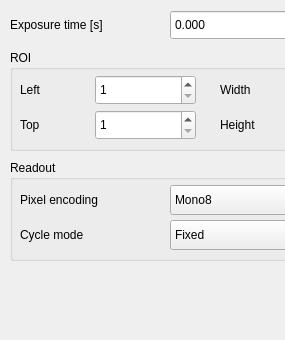
             <widget class="QWidget" name="ODTcameraBox">
              <property name="geometry">
               <rect>
                <x>0</x>
                <y>0</y>
                <width>285</width>
                <height>340</height>
               </rect>
              </property>
              <property name="minimumSize">
               <size>
                <width>0</width>
                <height>340</height>
               </size>
              </property>
              <widget class="QLabel" name="exposureTimeODT_Label">
               <property name="geometry">
                <rect>
                 <x>10</x>
                 <y>10</y>
                 <width>151</width>
                 <height>30</height>
                </rect>
               </property>
               <property name="text">
                <string>Exposure time [s]</string>
               </property>
              </widget>
              <widget class="QGroupBox" name="binningROIBoxODT">
               <property name="geometry">
                <rect>
                 <x>10</x>
                 <y>50</y>
                 <width>401</width>
                 <height>101</height>
                </rect>
               </property>
               <property name="sizePolicy">
                <sizepolicy hsizetype="Preferred" vsizetype="Preferred">
                 <horstretch>0</horstretch>
                 <verstretch>0</verstretch>
                </sizepolicy>
               </property>
               <property name="title">
                <string>ROI</string>
               </property>
               <widget class="QLabel" name="ROILeftODTLabel">
                <property name="geometry">
                 <rect>
                  <x>10</x>
                  <y>25</y>
                  <width>61</width>
                  <height>30</height>
                 </rect>
                </property>
                <property name="text">
                 <string>Left</string>
                </property>
               </widget>
               <widget class="QLabel" name="ROITopODTLabel">
                <property name="geometry">
                 <rect>
                  <x>10</x>
                  <y>60</y>
                  <width>61</width>
                  <height>30</height>
                 </rect>
                </property>
                <property name="text">
                 <string>Top</string>
                </property>
               </widget>
               <widget class="QLabel" name="ROIWidthODTLabel">
                <property name="geometry">
                 <rect>
                  <x>210</x>
                  <y>25</y>
                  <width>61</width>
                  <height>30</height>
                 </rect>
                </property>
                <property name="text">
                 <string>Width</string>
                </property>
               </widget>
               <widget class="QLabel" name="ROIHeightODTLabel">
                <property name="geometry">
                 <rect>
                  <x>210</x>
                  <y>60</y>
                  <width>61</width>
                  <height>30</height>
                 </rect>
                </property>
                <property name="text">
                 <string>Height</string>
                </property>
               </widget>
               <widget class="QSpinBox" name="ROILeftODT">
                <property name="geometry">
                 <rect>
                  <x>85</x>
                  <y>25</y>
                  <width>101</width>
                  <height>30</height>
                 </rect>
                </property>
                <property name="minimum">
                 <number>1</number>
                </property>
                <property name="maximum">
                 <number>2048</number>
                </property>
                <property name="value">
                 <number>1</number>
                </property>
               </widget>
               <widget class="QSpinBox" name="ROITopODT">
                <property name="geometry">
                 <rect>
                  <x>85</x>
                  <y>60</y>
                  <width>101</width>
                  <height>30</height>
                 </rect>
                </property>
                <property name="minimum">
                 <number>1</number>
                </property>
                <property name="maximum">
                 <number>2048</number>
                </property>
                <property name="value">
                 <number>1</number>
                </property>
               </widget>
               <widget class="QSpinBox" name="ROIWidthODT">
                <property name="geometry">
                 <rect>
                  <x>290</x>
                  <y>25</y>
                  <width>101</width>
                  <height>29</height>
                 </rect>
                </property>
                <property name="minimum">
                 <number>1</number>
                </property>
                <property name="maximum">
                 <number>2048</number>
                </property>
                <property name="value">
                 <number>1</number>
                </property>
               </widget>
               <widget class="QSpinBox" name="ROIHeightODT">
                <property name="geometry">
                 <rect>
                  <x>290</x>
                  <y>60</y>
                  <width>101</width>
                  <height>30</height>
                 </rect>
                </property>
                <property name="minimum">
                 <number>1</number>
                </property>
                <property name="maximum">
                 <number>2048</number>
                </property>
                <property name="value">
                 <number>1</number>
                </property>
               </widget>
              </widget>
              <widget class="QDoubleSpinBox" name="exposureTimeODT">
               <property name="geometry">
                <rect>
                 <x>170</x>
                 <y>10</y>
                 <width>241</width>
                 <height>30</height>
                </rect>
               </property>
               <property name="decimals">
                <number>3</number>
               </property>
               <property name="singleStep">
                <double>0.100000000000000</double>
               </property>
               <property name="value">
                <double>0.000000000000000</double>
               </property>
              </widget>
              <widget class="QGroupBox" name="readoutBoxODT">
               <property name="geometry">
                <rect>
                 <x>10</x>
                 <y>160</y>
                 <width>401</width>
                 <height>101</height>
                </rect>
               </property>
               <property name="title">
                <string>Readout</string>
               </property>
               <widget class="QLabel" name="pixelEncodingODTLabel">
                <property name="geometry">
                 <rect>
                  <x>10</x>
                  <y>25</y>
                  <width>131</width>
                  <height>30</height>
                 </rect>
                </property>
                <property name="text">
                 <string>Pixel encoding</string>
                </property>
               </widget>
               <widget class="QLabel" name="cycleModeODTLabel">
                <property name="geometry">
                 <rect>
                  <x>10</x>
                  <y>60</y>
                  <width>131</width>
                  <height>30</height>
                 </rect>
                </property>
                <property name="text">
                 <string>Cycle mode</string>
                </property>
               </widget>
               <widget class="QComboBox" name="pixelEncodingODT">
                <property name="geometry">
                 <rect>
                  <x>160</x>
                  <y>25</y>
                  <width>231</width>
                  <height>30</height>
                 </rect>
                </property>
                <property name="currentIndex">
                 <number>0</number>
                </property>
                <item>
                 <property name="text">
                  <string>Mono8</string>
                 </property>
                </item>
                <item>
                 <property name="text">
                  <string>Mono12</string>
                 </property>
                </item>
                <item>
                 <property name="text">
                  <string>Mono16</string>
                 </property>
                </item>
               </widget>
               <widget class="QComboBox" name="cycleModeODT">
                <property name="geometry">
                 <rect>
                  <x>160</x>
                  <y>60</y>
                  <width>231</width>
                  <height>30</height>
                 </rect>
                </property>
                <property name="currentIndex">
                 <number>0</number>
                </property>
                <item>
                 <property name="text">
                  <string>Fixed</string>
                 </property>
                </item>
                <item>
                 <property name="text">
                  <string>Continuous</string>
                 </property>
                </item>
               </widget>
              </widget>
             </widget>
